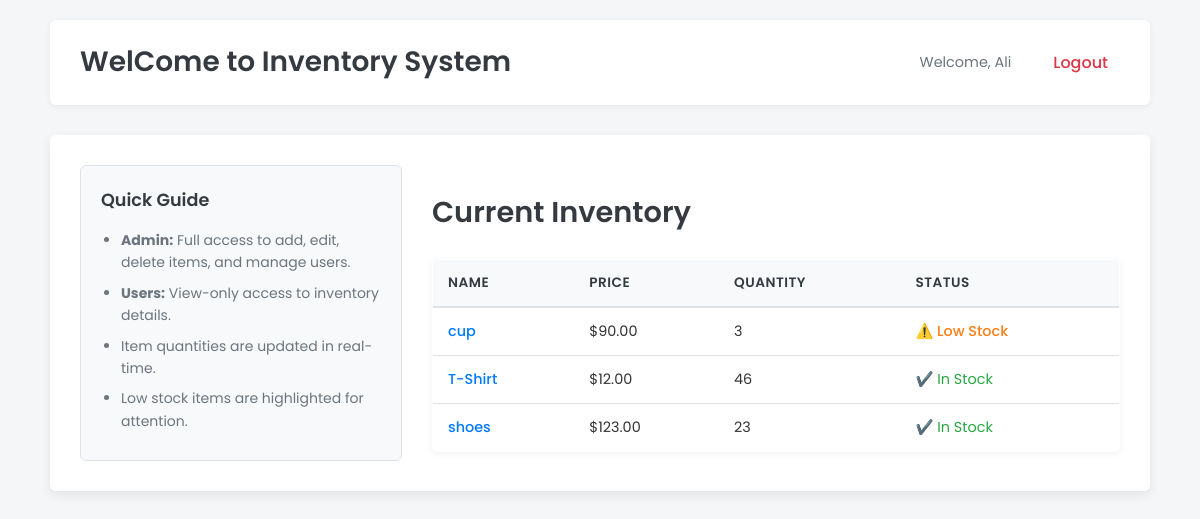
Page / (signed in) on the earlier database version.
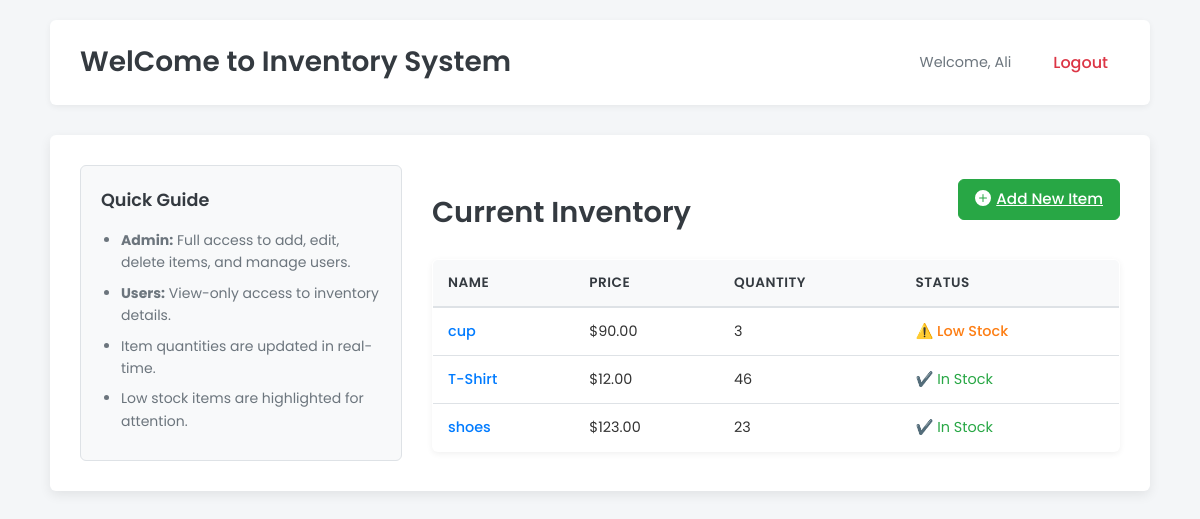
Same page on the later database version.
### main.py (the view)
@app.get("/", response_class=HTMLResponse)
def home_ui(request: Request, db: Session = Depends(get_db)):
    username = request.cookies.get("user")
    if not username:
        return RedirectResponse(url="/login", status_code=303)
    user = db.query(model.User).filter(model.User.username == username).first()
    items = db.query(model.Item).all()
    return templates.TemplateResponse("items.html", {"request": request, "items": items, "user": user})

### templates/items.html (shortened to what this page needs)
{% extends "main.html" %}
{% block content %}
<div class="inventory-layout">
  <aside class="instructions-sidebar">
    <h3>Quick Guide</h3>
    <ul>
      <li><strong>Admin:</strong> Full access to add, edit, delete items, and manage users.</li>
      <li><strong>Users:</strong> View-only access to inventory details.</li>
      <li>Item quantities are updated in real-time.</li>
      <li>Low stock items are highlighted for attention.</li>
    </ul>
  </aside>
  <div class="inventory-main-content">
    <div class="page-header">
        <h2 class="page-title">Current Inventory</h2>
        {% if user and (user.username == "admin" or user.nickname == "admin") %}
            <a href="/add" class="btn btn-success">
                Add New Item
            </a>
        {% endif %}
    </div>
    <table class="inventory-table">
      <thead>
        <tr>
          <th>Name</th>
          <th>Price</th>
          <th>Quantity</th>
          <th>Status</th>
        </tr>
      </thead>
      <tbody>
        {% if items %}
          {% for item in items %}
          <tr>
            <td><a href="/item/{{ item.id }}">{{ item.name }}</a></td>
            <td>${{ "%.2f"|format(item.price) }}</td> <td>{{ item.quantity }}</td>
            <td>
              {% if item.quantity == 0 %}
                <span class="status-out">❌ Out of Stock</span>
              {% elif item.quantity < 5 %}
                <span class="status-low">⚠️ Low Stock</span>
              {% else %}
                <span class="status-in">✔️ In Stock</span>
              {% endif %}
            </td>
          </tr>
          {% endfor %}
        {% else %}
            <tr>
                <td colspan="4" style="text-align: center; padding: 20px; color: var(--text-muted);">No items currently in inventory.</td>
            </tr>
        {% endif %}
      </tbody>
    </table>
  </div>
</div>
{% endblock %}

Differences in the rows shown:
changed User "Ali": nickname empty → "admin" (drawn)
Other differences:
text now shown: "Add New Item"
